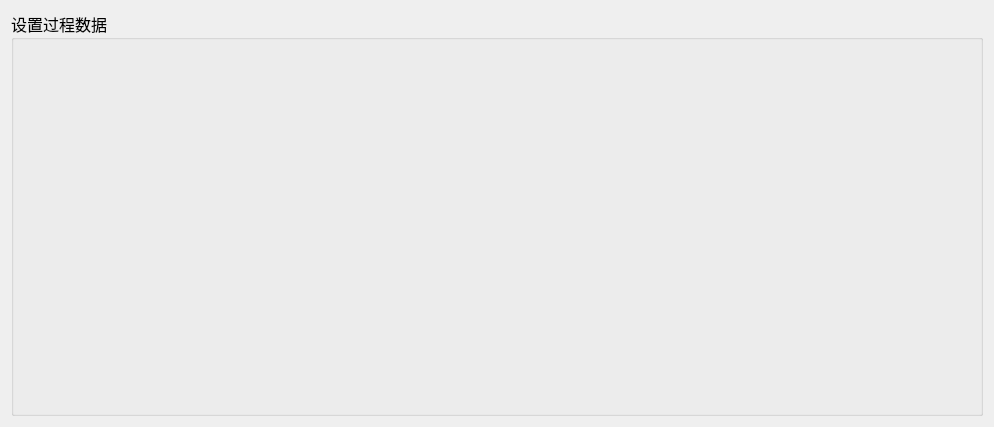
<?xml version="1.0" encoding="UTF-8"?>
<ui version="4.0">
 <class>Td_MainWid</class>
 <widget class="QWidget" name="Td_MainWid">
  <property name="geometry">
   <rect>
    <x>0</x>
    <y>0</y>
    <width>994</width>
    <height>427</height>
   </rect>
  </property>
  <property name="font">
   <font>
    <family>微软雅黑</family>
    <pointsize>11</pointsize>
   </font>
  </property>
  <property name="windowTitle">
   <string>Form</string>
  </property>
  <layout class="QGridLayout" name="gridLayout">
   <item row="0" column="0">
    <widget class="QGroupBox" name="groupBox">
     <property name="font">
      <font>
       <family>微软雅黑</family>
       <pointsize>12</pointsize>
      </font>
     </property>
     <property name="title">
      <string>设置过程数据</string>
     </property>
    </widget>
   </item>
  </layout>
 </widget>
 <resources/>
 <connections/>
</ui>
